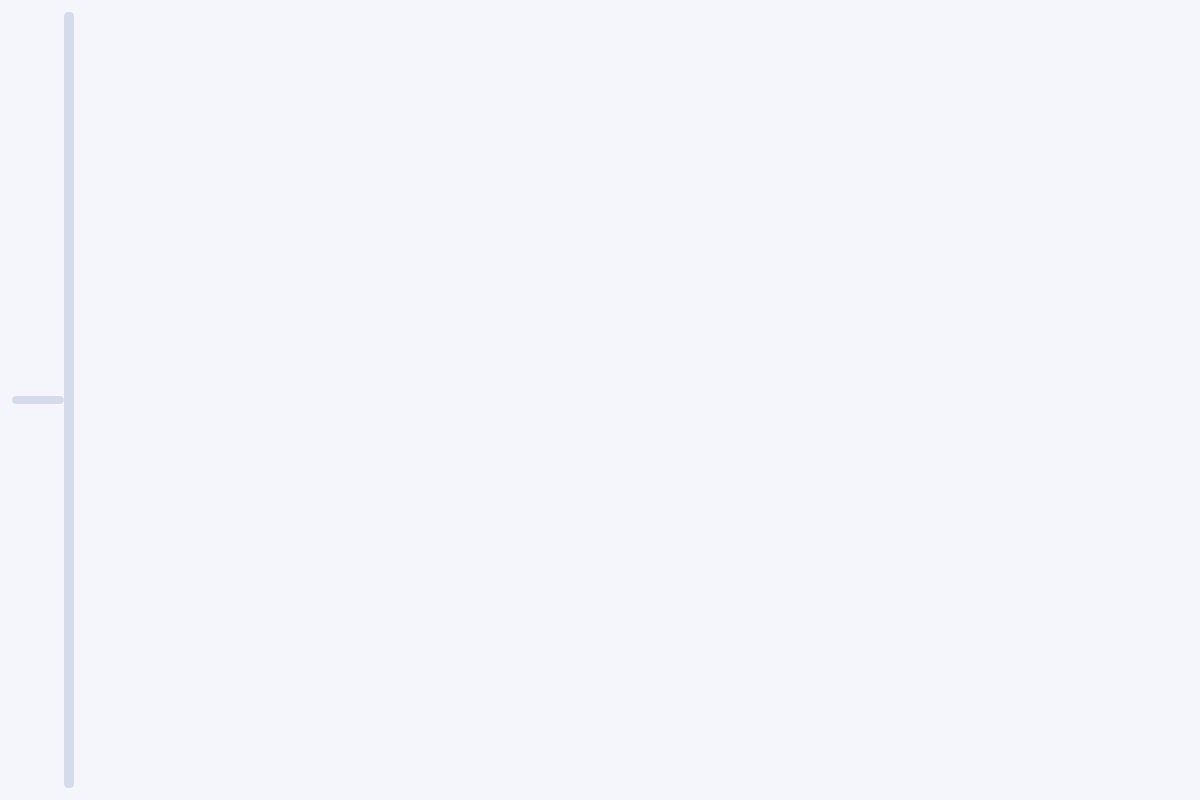
<?xml version="1.0" encoding="UTF-8"?>
<ui version="4.0">
 <class>MainWindowCentral</class>
 <widget class="QWidget" name="MainWindowCentral">
  <property name="geometry">
   <rect>
    <x>0</x>
    <y>0</y>
    <width>1200</width>
    <height>800</height>
   </rect>
  </property>
  <property name="styleSheet">
   <string notr="true"><![CDATA[
QWidget {
    font-family: 'Segoe UI', 'Inter', 'Noto Sans', sans-serif;
    font-size: 11pt;
    color: #1f2430;
}
QWidget, QMainWindow, QDialog {
    background-color: #f4f6fb;
}
QSplitter::handle:horizontal, QSplitter::handle:vertical {
    background: #d5dbeb;
    border-radius: 4px;
}
QSplitter::handle:horizontal:hover, QSplitter::handle:vertical:hover {
    background: #b9c2dd;
}
QTabWidget::pane {
    border: 1px solid #d1d7e6;
    border-radius: 8px;
    padding: 6px;
    background: #ffffff;
}
QTabBar::tab {
    background: #e6eaf5;
    border: 1px solid #d1d7e6;
    border-bottom: none;
    border-top-left-radius: 8px;
    border-top-right-radius: 8px;
    padding: 8px 14px;
    margin-right: 6px;
    color: #4a5568;
}
QTabBar::tab:selected {
    background: #ffffff;
    color: #1f2430;
    border-color: #4057d4;
}
QTabBar::tab:hover {
    background: #f2f4fb;
}
QFrame[modernSection="true"] {
    background: #ffffff;
    border: 1px solid #d1d7e6;
    border-radius: 12px;
    padding: 8px 12px;
}
QLabel[modernSectionTitle="true"] {
    font-size: 10pt;
    font-weight: 600;
    color: #33415c;
    padding-bottom: 4px;
}
QGroupBox {
    border: 1px solid #d1d7e6;
    border-radius: 10px;
    margin-top: 12px;
    padding: 10px;
    background: #ffffff;
}
QGroupBox::title {
    subcontrol-origin: margin;
    left: 16px;
    padding: 0 8px;
    color: #3a4b6c;
    font-weight: 600;
}
QTreeWidget, QListWidget, QTextEdit, QPlainTextEdit, QTableView, QLineEdit, QSpinBox, QDoubleSpinBox, QComboBox {
    background: #ffffff;
    border: 1px solid #c5ccde;
    border-radius: 8px;
    padding: 4px 6px;
}
QTreeWidget::item:selected, QListWidget::item:selected {
    background: #d9e1ff;
    color: #1f2430;
}
QPushButton, QToolButton {
    background-color: #4f6bed;
    color: #ffffff;
    border: none;
    border-radius: 6px;
    padding: 6px 14px;
}
QPushButton:disabled, QToolButton:disabled {
    background-color: #a9b4d6;
    color: #f5f6fb;
}
QPushButton:hover, QToolButton:hover {
    background-color: #637cf2;
}
QPushButton:pressed, QToolButton:pressed {
    background-color: #4057d4;
}
QToolButton[headerAction="true"] {
    background: transparent;
    color: #465575;
    padding: 4px 8px;
}
QToolButton[headerAction="true"]:hover {
    background: rgba(79, 107, 237, 0.12);
    color: #2c3e75;
}
QDockWidget {
    titlebar-close-icon: url();
    titlebar-normal-icon: url();
    font-size: 10pt;
}
QDockWidget::title {
    text-align: center;
    background: #e6ebf7;
    border: 1px solid #d1d7e6;
    border-radius: 8px 8px 0 0;
    padding: 6px;
}
QHeaderView::section {
    background: #e6ebf7;
    border: none;
    padding: 6px 10px;
    font-weight: 600;
    color: #3a4b6c;
}
QStatusBar {
    background: #e6ebf7;
    border-top: 1px solid #d1d7e6;
}
QWidget#datasetsPane {
    background: #ffffff;
    border: 1px solid #d1d7e6;
    border-radius: 16px;
}
QWidget#processingContainer {
    background: #ffffff;
    border: 1px solid #d1d7e6;
    border-radius: 16px;
}
QWidget#processingHeader {
    border-bottom: 1px solid #e2e6f2;
    background: qlineargradient(x1:0, y1:0, x2:0, y2:1, stop:0 #f6f8fd, stop:1 #eceff9);
    border-top-left-radius: 16px;
    border-top-right-radius: 16px;
}
QWidget#processingContent {
    border-bottom-left-radius: 16px;
    border-bottom-right-radius: 16px;
}
QLabel#processingPlaceholder {
    color: #5a6276;
    padding: 16px;
}
   ]]></string>
  </property>
  <layout class="QVBoxLayout" name="outerLayout">
   <property name="leftMargin">
    <number>12</number>
   </property>
   <property name="topMargin">
    <number>12</number>
   </property>
   <property name="rightMargin">
    <number>12</number>
   </property>
   <property name="bottomMargin">
    <number>12</number>
   </property>
   <property name="spacing">
    <number>12</number>
   </property>
   <item>
    <widget class="QSplitter" name="mainSplitter">
     <property name="orientation">
      <enum>Qt::Horizontal</enum>
     </property>
     <property name="childrenCollapsible">
      <bool>false</bool>
     </property>
     <property name="handleWidth">
      <number>10</number>
     </property>
     <widget class="QWidget" name="leftPane">
      <layout class="QVBoxLayout" name="leftPaneLayout">
       <property name="leftMargin">
        <number>0</number>
       </property>
       <property name="topMargin">
        <number>0</number>
       </property>
       <property name="rightMargin">
        <number>0</number>
       </property>
       <property name="bottomMargin">
        <number>0</number>
       </property>
       <property name="spacing">
        <number>12</number>
       </property>
       <item>
        <widget class="QSplitter" name="leftSplitter">
         <property name="orientation">
          <enum>Qt::Vertical</enum>
         </property>
         <property name="childrenCollapsible">
          <bool>false</bool>
         </property>
         <property name="handleWidth">
          <number>8</number>
         </property>
         <widget class="QWidget" name="datasetsSection">
          <layout class="QVBoxLayout" name="datasetsSectionLayout">
           <property name="leftMargin">
            <number>0</number>
           </property>
           <property name="topMargin">
            <number>0</number>
           </property>
           <property name="rightMargin">
            <number>0</number>
           </property>
           <property name="bottomMargin">
            <number>0</number>
           </property>
           <property name="spacing">
            <number>0</number>
           </property>
           <item>
            <widget class="QWidget" name="datasetsHost">
             <layout class="QVBoxLayout" name="datasetsHostLayout">
              <property name="leftMargin">
               <number>0</number>
              </property>
              <property name="topMargin">
               <number>0</number>
              </property>
              <property name="rightMargin">
               <number>0</number>
              </property>
              <property name="bottomMargin">
               <number>0</number>
              </property>
              <property name="spacing">
               <number>0</number>
              </property>
             </layout>
            </widget>
           </item>
          </layout>
         </widget>
         <widget class="QWidget" name="processingSection">
          <layout class="QVBoxLayout" name="processingSectionLayout">
           <property name="leftMargin">
            <number>0</number>
           </property>
           <property name="topMargin">
            <number>0</number>
           </property>
           <property name="rightMargin">
            <number>0</number>
           </property>
           <property name="bottomMargin">
            <number>0</number>
           </property>
           <property name="spacing">
            <number>0</number>
           </property>
           <item>
            <widget class="QWidget" name="processingHost">
             <layout class="QVBoxLayout" name="processingHostLayout">
              <property name="leftMargin">
               <number>0</number>
              </property>
              <property name="topMargin">
               <number>0</number>
              </property>
              <property name="rightMargin">
               <number>0</number>
              </property>
              <property name="bottomMargin">
               <number>0</number>
              </property>
              <property name="spacing">
               <number>0</number>
              </property>
             </layout>
            </widget>
           </item>
          </layout>
         </widget>
        </widget>
       </item>
      </layout>
     </widget>
     <widget class="QWidget" name="rightPane">
      <layout class="QVBoxLayout" name="rightPaneLayout">
       <property name="leftMargin">
        <number>0</number>
       </property>
       <property name="topMargin">
        <number>0</number>
       </property>
       <property name="rightMargin">
        <number>0</number>
       </property>
       <property name="bottomMargin">
        <number>0</number>
       </property>
       <property name="spacing">
        <number>0</number>
       </property>
       <item>
        <widget class="QTabWidget" name="mainTabs">
         <property name="documentMode">
          <bool>true</bool>
         </property>
         <property name="movable">
          <bool>true</bool>
         </property>
        </widget>
       </item>
      </layout>
     </widget>
    </widget>
   </item>
  </layout>
 </widget>
 <resources/>
 <connections/>
</ui>
